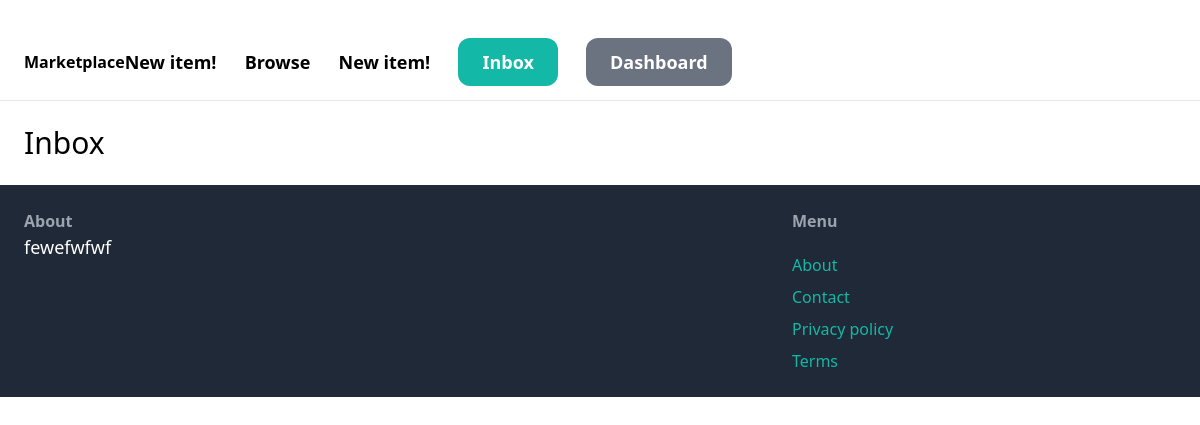
Page /inbox/ (signed in) on the earlier database version.
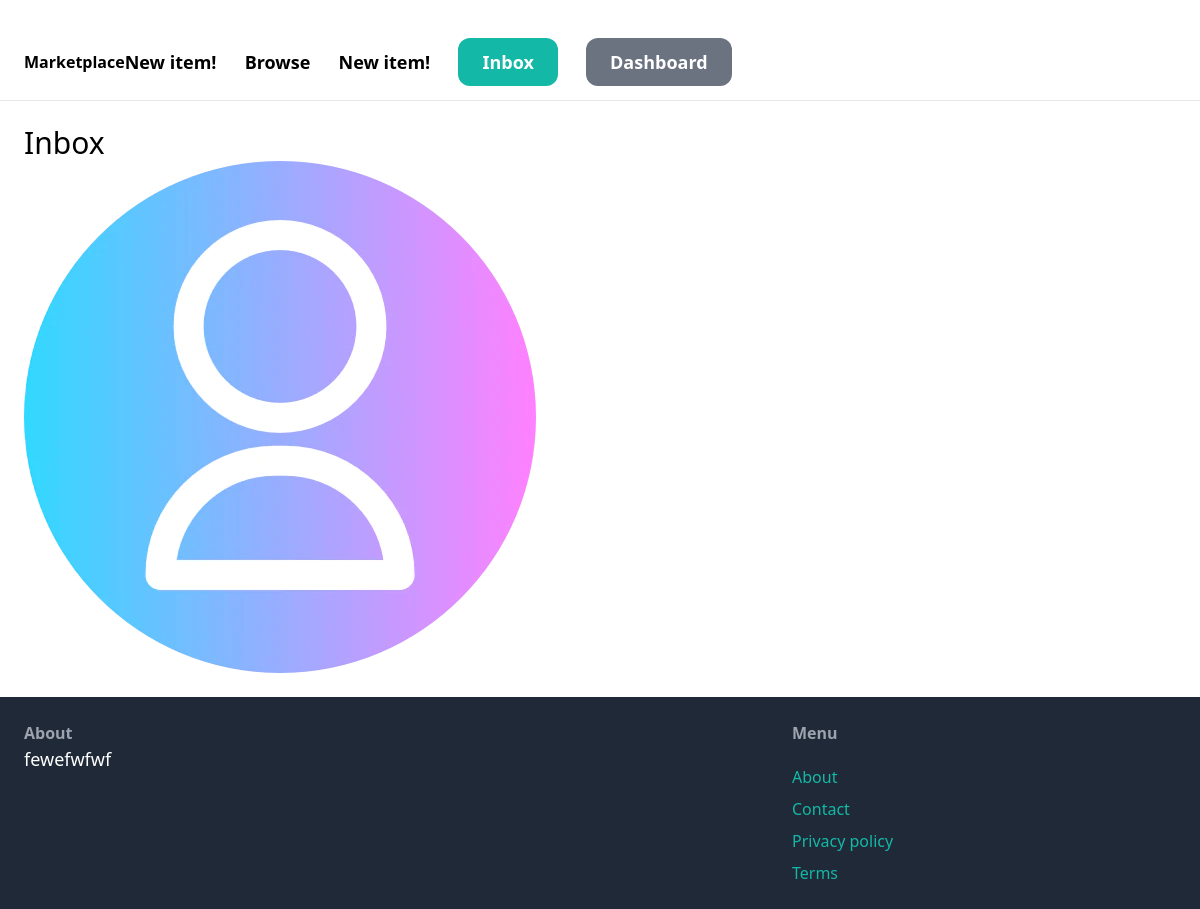
Same page on the later database version.
### conversation/models.py (models this page shows)
class Conversation(models.Model):
    item=models.ForeignKey(Item,related_name='conversations',on_delete=models.CASCADE)
    members=models.ManyToManyField(User,related_name='conversations')
    created_at=models.DateTimeField(auto_now_add=True)
    modified_at=models.DateTimeField(auto_now_add=True)
    class Meta:
        ordering=('-modified_at',)

### item/models.py (models this page shows, shortened)
class Item(models.Model):
     category=models.ForeignKey(Category,related_name='items',on_delete=models.CASCADE)
     name=models.CharField(max_length=225)
     description=models.TextField(blank=True,null=True)
     price=models.FloatField()
     image=models.ImageField(upload_to='item_images',blank=True,null=True)
     is_sold=models.BooleanField(default=False)
     created_at=models.DateField(auto_now_add=True)
     created_by=models.ForeignKey(User,related_name='items',on_delete=models.CASCADE)

### conversation/views.py (the view)
# urls.py: path('',views.inbox,name='inbox')
def inbox(request):
    conversations = Conversation.objects.filter(members__in=[request.user.id])
    return render(request,'conversation/inbox.html',{'conversations':conversations})

### conversation/templates/conversation/inbox.html (shortened to what this page needs)
{% extends 'core/base.html' %}
{% block content %}
<h1 class="'mb-6 text-3xl">Inbox</h1>
<div class="sppace-y-6">
{% for conversation  in conversations %}
<a href="" >
    <div class="p=6 flex bg-gray=100 rounded-xl">
        <div class="pr-6">
            <img src="{{conversation.item.image.url}}" class="w=20 rounded-xl">
        </div>
    </div>
</a>
{% endfor %}
</div>
{% endblock content %}

Differences in the rows shown:
added Conversation: item.image (placeholder picture)
